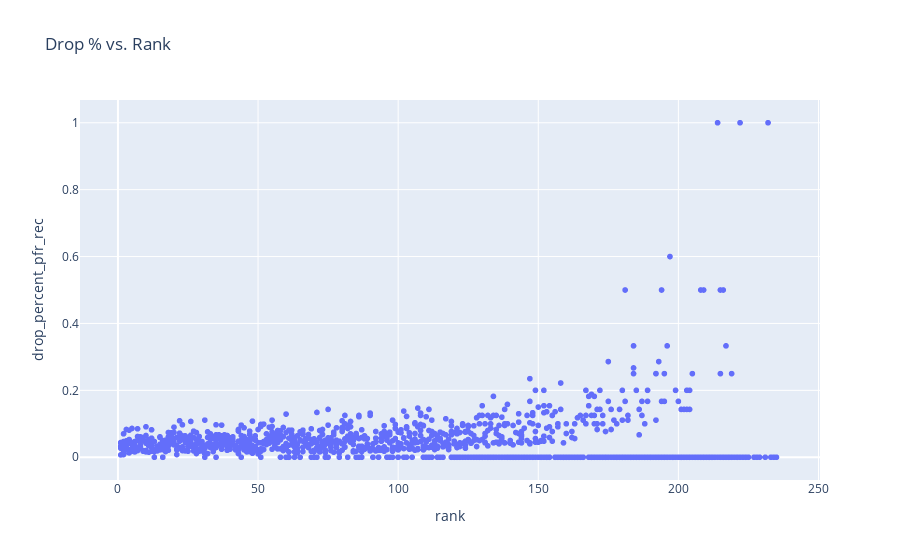

Notebook source saved alongside this figure:
### Markdown cell above
## Drop %

### Code cell
fig = px.scatter(df, x='rank', y='drop_percent_pfr_rec', title="Drop % vs. Rank")
fig.show()

### Figure 1 — Plotly figure (JSON) as saved in the notebook; plotly's stock layout.template omitted (floating-point values rounded to 4 significant figures; data arrays with more than 128 entries replaced by an {"elided": "..."} marker saying what was removed)
{"data": [{"hovertemplate": "rank=%{x}<br>drop_percent_pfr_rec=%{y}<extra></extra>", "legendgroup": "", "marker": {"color": "#636efa", "symbol": "circle"}, "mode": "markers", "name": "", "showlegend": false, "type": "scattergl", "x": {"elided": "4809 int values"}, "xaxis": "x", "y": {"elided": "4809 float values"}, "yaxis": "y"}], "layout": {"legend": {"tracegroupgap": 0}, "title": {"text": "Drop % vs. Rank"}, "xaxis": {"anchor": "y", "domain": [0, 1], "title": {"text": "rank"}}, "yaxis": {"anchor": "x", "domain": [0, 1], "title": {"text": "drop_percent_pfr_rec"}}}}
